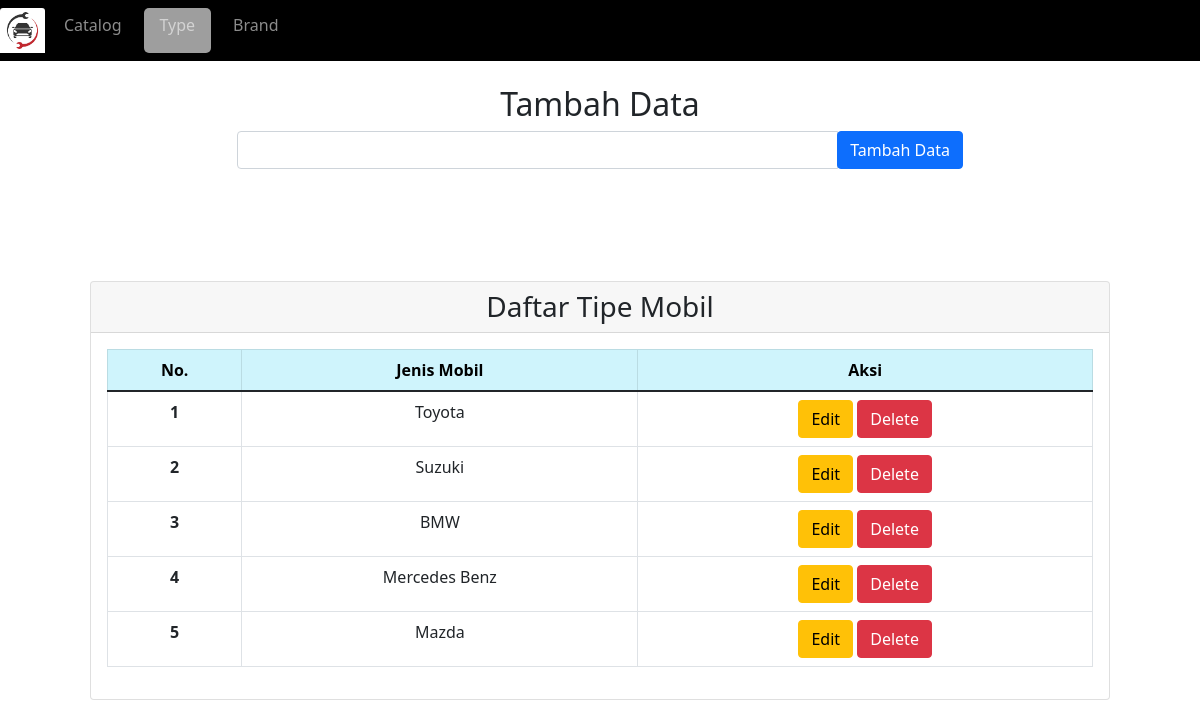
Page /pido_garage/brand.php on the committed database.
### tables this page shows
CREATE TABLE `merk` (
  `id_merk` int(11) NOT NULL,
  `merk` varchar(255) DEFAULT NULL
);

### pido_garage/config/db.php (called while the page is built)
<?php
$DB_HOST = "localhost";
$DB_USERNAME = "root";
$DB_PASSWORD = "";
$DB_NAME = "db_mobil";

### pido_garage/classes/DB.php (called while the page is built, shortened)
<?php
class DB
{
    private $hostname;
    private $username;
    private $password;
    private $dbname;
    private $conn;
    private $result;
    function __construct($hostname, $username, $password, $dbname)
    {
        $this->hostname = $hostname;
        $this->username = $username;
        $this->password = $password;
        $this->dbname = $dbname;
    }
    function open()
    {
        $this->conn = mysqli_connect($this->hostname, $this->username, $this->password, $this->dbname);
    }
    function execute($query)
    {
        $this->result = mysqli_query($this->conn, $query);
    }
    function getResult()
    {
        return mysqli_fetch_array($this->result);
    }
}

### pido_garage/classes/Merk.php (called while the page is built, shortened)
<?php
class Merk extends DB
{
    function getMerk()
    {
        $query = "SELECT * FROM merk";
        return $this->execute($query);
    }
}

### pido_garage/brand.php (the view, shortened to what this page needs)
<?php
include('config/db.php');
include('classes/DB.php');
include('classes/Merk.php');
$listMerk = new Merk($DB_HOST, $DB_USERNAME, $DB_PASSWORD, $DB_NAME);
$listMerk->open();
$modif = null;
if (isset($_GET['id'])) {
    $id = $_GET['id'];
    $listMerk->getMerkById($id);
    $merk = $listMerk->getResult();
    $modif .= '
    <div class="container mt-4" style="width: 750px">
    <center>
        <h2>Edit Data</h2>
    <center>
    <form action="" method="POST" id="form-edit" enctype="multipart/form-data">
      <div class="input-group">
        <input type="hidden" name="id" values="'.$id.'">
        <input type="text" name="merk" class="form-control" size="10px" value="'.$merk['merk'].'">
        <div class="input-group-append">
          <button type="submit" class="btn btn-primary" name="btn-update">
            Edit
          </button>
        </div>
      </div>
    </form>
  </div>';
}else{
    $modif .= '
    <div class="container mt-4" style="width: 750px">
    <center>
        <h2>Tambah Data</h2>
    <center>
    <form action="#" method="POST">
      <div class="input-group">
        <input type="text" name="merk" class="form-control" size="10px" />
        <div class="input-group-append">
          <button type="submit" class="btn btn-primary" name="btn-add">
            Tambah Data
          </button>
        </div>
      </div>
    </form>
  </div>';
}
$header = '
<tr>
    <th scope="row">No.</th>
    <th scope="row">Jenis Mobil</th>
    <th scope="row">Aksi</th>
</tr>';
$data = null;
$no =1;
$listMerk->getMerk();
while ($row = $listMerk->getresult()) {
    $data.='<tr>
    <th scope="row">'.$no.'</th>
    <td>'.$row['merk'].'</td>
    <td>
        <a href="brand.php?id='.$row['id_merk'].'" class="btn btn-warning">Edit</a>
        <a href="brand.php?delete='.$row['id_merk'].'" class="btn btn-danger" id="btn-delete">Delete</a>
    </td>';
    $no++;
}

### rows in the picture
merk: merk "Toyota"
merk: merk "Suzuki"
merk: merk "BMW"
merk: merk "Mercedes Benz"
merk: merk "Mazda"

### other values in the picture
$this->content "Catalog Type Brand Daftar Tipe Mobil"
